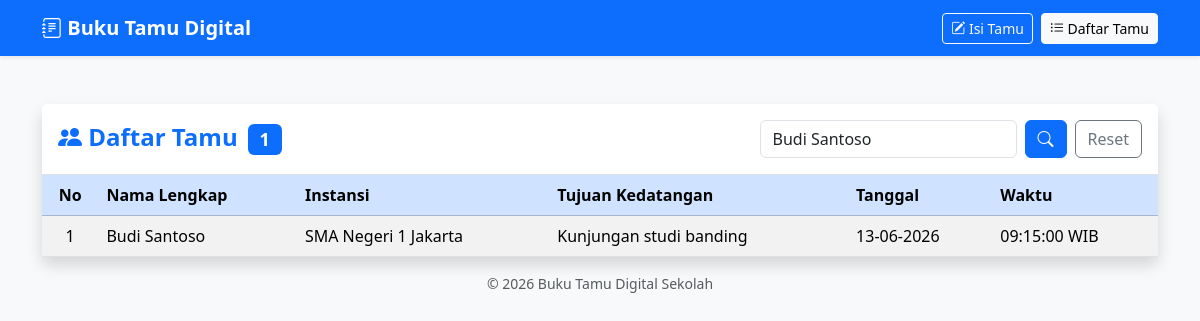
Page /daftar.php?cari=Budi Santoso on the committed database.
### tables this page shows
CREATE TABLE IF NOT EXISTS buku_tamu (
    id       INT(11)      NOT NULL AUTO_INCREMENT,
    nama     VARCHAR(100) NOT NULL,
    instansi VARCHAR(100) NOT NULL,
    tujuan   TEXT         NOT NULL,
    tanggal  DATE         NOT NULL,
    waktu    TIME         NOT NULL,
    PRIMARY KEY (id)
);

### daftar.php (the view, shortened to what this page needs)
<?php
require_once "koneksi.php";
$cari = isset($_GET['cari']) ? trim($_GET['cari']) : "";
if ($cari !== "") {
    $query = "SELECT * FROM buku_tamu
              WHERE nama LIKE ? OR instansi LIKE ?
              ORDER BY id DESC";
    $stmt = mysqli_prepare($koneksi, $query);
    $key = "%" . $cari . "%";
    mysqli_stmt_bind_param($stmt, "ss", $key, $key);
    mysqli_stmt_execute($stmt);
    $result = mysqli_stmt_get_result($stmt);
} else {
    $result = mysqli_query($koneksi, "SELECT * FROM buku_tamu ORDER BY id DESC");
}
$jumlah = mysqli_num_rows($result);
?>
<!DOCTYPE html>
<html lang="id">
<head>
    <link href="https://cdn.jsdelivr.net/npm/bootstrap@5.3.3/dist/css/bootstrap.min.css" rel="stylesheet">
    <link href="https://cdn.jsdelivr.net/npm/bootstrap-icons@1.11.3/font/bootstrap-icons.css" rel="stylesheet">
</head>
<body class="bg-light">
    <nav class="navbar navbar-expand-lg navbar-dark bg-primary shadow-sm">
        <div class="container">
            <a class="navbar-brand fw-bold" href="index.php">
                <i class="bi bi-journal-text"></i> Buku Tamu Digital
            </a>
            <div class="d-flex gap-2">
                <a href="index.php" class="btn btn-outline-light btn-sm">
                    <i class="bi bi-pencil-square"></i> Isi Tamu
                </a>
                <a href="daftar.php" class="btn btn-light btn-sm">
                    <i class="bi bi-list-ul"></i> Daftar Tamu
                </a>
            </div>
        </div>
    </nav>
    <div class="container py-5">
        <div class="card shadow border-0">
            <div class="card-header bg-white border-bottom py-3 d-flex flex-wrap justify-content-between align-items-center gap-2">
                <h4 class="mb-0 text-primary fw-bold">
                    <i class="bi bi-people-fill"></i> Daftar Tamu
                    <span class="badge bg-primary ms-1"><?= $jumlah ?></span>
                </h4>
                <form class="d-flex" method="GET" action="daftar.php">
                    <input class="form-control me-2" type="search" name="cari"
                           placeholder="Cari nama / instansi..."
                           value="<?= htmlspecialchars($cari) ?>">
                    <button class="btn btn-primary" type="submit">
                        <i class="bi bi-search"></i>
                    </button>
                    <?php if ($cari !== "") : ?>
                        <a href="daftar.php" class="btn btn-outline-secondary ms-2">Reset</a>
                    <?php endif; ?>
                </form>
            </div>
            <div class="card-body p-0">
                <div class="table-responsive">
                    <table class="table table-striped table-hover align-middle mb-0">
                        <thead class="table-primary">
                            <tr>
                                <th class="text-center">No</th>
                                <th>Nama Lengkap</th>
                                <th>Instansi</th>
                                <th>Tujuan Kedatangan</th>
                                <th>Tanggal</th>
                                <th>Waktu</th>
                            </tr>
                        </thead>
                        <tbody>
                            <?php if ($jumlah > 0) : ?>
                                <?php $no = 1; ?>
                                <?php while ($row = mysqli_fetch_assoc($result)) : ?>
                                    <tr>
                                        <td class="text-center"><?= $no++ ?></td>
                                        <td><?= htmlspecialchars($row['nama']) ?></td>
                                        <td><?= htmlspecialchars($row['instansi']) ?></td>
                                        <td><?= htmlspecialchars($row['tujuan']) ?></td>
                                        <td><?= date('d-m-Y', strtotime($row['tanggal'])) ?></td>
                                        <td><?= htmlspecialchars($row['waktu']) ?> WIB</td>
                                    </tr>
                                <?php endwhile; ?>
                            <?php endif; ?>
                        </tbody>
                    </table>
                </div>
            </div>
        </div>
        <p class="text-center text-muted mt-3 small">
            &copy; <?= date('Y') ?> Buku Tamu Digital Sekolah
        </p>
    </div>
</body>
</html>

### rows in the picture
buku_tamu: nama "Budi Santoso", instansi "SMA Negeri 1 Jakarta", tujuan "Kunjungan studi banding", tanggal "13-06-2026", waktu "09:15:00"

### other values in the picture
$jumlah "1"
